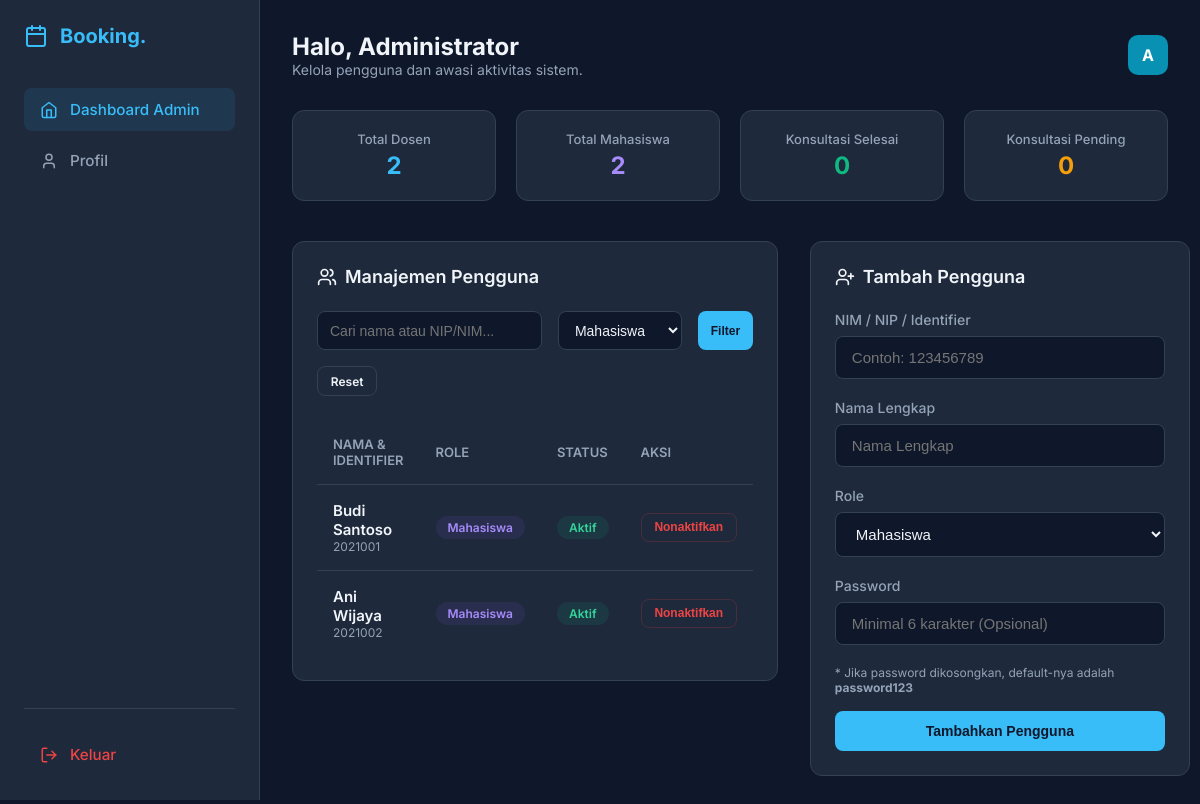
The page /admin/dashboard.php?role=mahasiswa (signed in) on the database its author committed.
### tables this page shows
CREATE TABLE users (
    id          INT AUTO_INCREMENT PRIMARY KEY,
    identifier  VARCHAR(50)  NOT NULL UNIQUE,    
    nama        VARCHAR(100) NOT NULL,
    password    VARCHAR(255) NOT NULL,            
    role        ENUM('mahasiswa','dosen','admin') NOT NULL,
    is_active   TINYINT(1)   NOT NULL DEFAULT 1,
    created_at  TIMESTAMP    NOT NULL DEFAULT CURRENT_TIMESTAMP,

    INDEX idx_identifier (identifier),
    INDEX idx_role (role)

);

### includes/auth.php (called while the page is built, shortened)
<?php
function require_role(string $role): ?array {
    return [
        'user_id' => $_SESSION['user_id'],
        'nama'    => $_SESSION['nama']    ?? '',
        'role'    => $_SESSION['role']    ?? '',
    ];
}

### admin/dashboard.php (the view, shortened to what this page needs)
<?php
require_once '../includes/auth.php';
$user = require_role('admin');
$pdo = get_pdo();
$stmt = $pdo->query("SELECT role, COUNT(*) as count FROM users GROUP BY role");
$users_count = ['mahasiswa' => 0, 'dosen' => 0, 'admin' => 0];
while ($row = $stmt->fetch()) {
    $users_count[$row['role']] = $row['count'];
}
$booking_count = ['pending' => 0, 'selesai' => 0];
$filter_role = $_GET['role'] ?? '';
$search = $_GET['search'] ?? '';
$sql = "SELECT id, identifier, nama, role, is_active, created_at FROM users WHERE id != ?";
$params = [$user['user_id']];
if ($filter_role) {
    $sql .= " AND role = ?";
    $params[] = $filter_role;
}
$sql .= " ORDER BY created_at DESC";
$stmt = $pdo->prepare($sql);
$stmt->execute($params);
$users_list = $stmt->fetchAll();
function get_initials(string $nama): string {
    $words = array_filter(explode(' ', trim($nama)));
    $init  = '';
    foreach (array_slice(array_values($words), 0, 2) as $w) {
        $init .= strtoupper($w[0]);
    }
    return $init;
}
function get_avatar_color(string $nama): string {
    $colors = ['#4F46E5','#7C3AED','#059669','#DC2626','#D97706','#0891B2'];
    $firstChar = !empty($nama) ? ord($nama[0]) : 0;
    return $colors[$firstChar % count($colors)];
}
?>
<!DOCTYPE html>
<html lang="id">
<head>
</head>
<body>
<aside class="sidebar">
    <a href="/admin/dashboard.php" class="sidebar-brand">
        <span>Booking.</span>
    </a>
    <nav class="sidebar-nav">
        <a href="/admin/dashboard.php" class="nav-item active">
            <svg xmlns="http://www.w3.org/2000/svg" width="18" height="18" viewBox="0 0 24 24" fill="none" stroke="currentColor" stroke-width="2" stroke-linecap="round" stroke-linejoin="round"><path d="m3 9 9-7 9 7v11a2 2 0 0 1-2 2H5a2 2 0 0 1-2-2z"/><polyline points="9 22 9 12 15 12 15 22"/></svg>
            Dashboard Admin
        </a>
        <a href="/profil.php" class="nav-item">
            <svg xmlns="http://www.w3.org/2000/svg" width="18" height="18" viewBox="0 0 24 24" fill="none" stroke="currentColor" stroke-width="2" stroke-linecap="round" stroke-linejoin="round"><path d="M19 21v-2a4 4 0 0 0-4-4H9a4 4 0 0 0-4 4v2"/><circle cx="12" cy="7" r="4"/></svg>
            Profil
        </a>
    </nav>
    <div class="sidebar-footer">
        <a href="/logout.php" class="nav-item" style="color: var(--red)">
            <svg xmlns="http://www.w3.org/2000/svg" width="18" height="18" viewBox="0 0 24 24" fill="none" stroke="currentColor" stroke-width="2" stroke-linecap="round" stroke-linejoin="round"><path d="M9 21H5a2 2 0 0 1-2-2V5a2 2 0 0 1 2-2h4"/><polyline points="16 17 21 12 16 7"/><line x1="21" x2="9" y1="12" y2="12"/></svg>
            Keluar
        </a>
    </div>
</aside>
<main class="main-content">
    <header class="header">
        <div>
            <h1 style="font-size: 1.5rem; font-weight: 700;">Halo, <?= htmlspecialchars($user['nama']) ?></h1>
            <p style="color: var(--text-muted); font-size: 0.875rem;">Kelola pengguna dan awasi aktivitas sistem.</p>
        </div>
        <div class="user-profile">
            <div class="avatar" style="background:<?= htmlspecialchars(get_avatar_color($user['nama'])) ?>">
                <?= htmlspecialchars(get_initials($user['nama'])) ?>
            </div>
        </div>
    </header>
    <div class="stats-grid">
        <div class="stat-card">
            <div class="stat-label">Total Dosen</div>
            <div class="stat-value" style="color: var(--accent)"><?= (int)$users_count['dosen'] ?></div>
        </div>
        <div class="stat-card">
            <div class="stat-label">Total Mahasiswa</div>
            <div class="stat-value" style="color: var(--purple, #a78bfa)"><?= (int)$users_count['mahasiswa'] ?></div>
        </div>
        <div class="stat-card">
            <div class="stat-label">Konsultasi Selesai</div>
            <div class="stat-value" style="color: var(--green)"><?= (int)$booking_count['selesai'] ?></div>
        </div>
        <div class="stat-card">
            <div class="stat-label">Konsultasi Pending</div>
            <div class="stat-value" style="color: var(--yellow)"><?= (int)$booking_count['pending'] ?></div>
        </div>
    </div>
    <div class="dashboard-layout">
        <div>
            <section class="section-card">
                <div class="section-title">
                    Manajemen Pengguna
                </div>
                <form class="filter-bar" method="GET">
                    <input type="text" name="search" placeholder="Cari nama atau NIP/NIM..." class="filter-input" value="<?= htmlspecialchars($search) ?>" style="flex: 1; min-width: 200px;">
                    <select name="role" class="filter-input">
                        <option value="mahasiswa" <?= $filter_role === 'mahasiswa' ? 'selected' : '' ?>>Mahasiswa</option>
                    </select>
                    <button type="submit" class="btn btn-primary btn-sm">Filter</button>
                    <?php if ($filter_role || $search): ?>
                        <a href="/admin/dashboard.php" class="btn btn-outline btn-sm">Reset</a>
                    <?php endif; ?>
                </form>
                <div class="table-container">
                    <table>
                        <thead>
                            <tr>
                                <th>Nama & Identifier</th>
                                <th>Role</th>
                                <th>Status</th>
                                <th>Aksi</th>
                            </tr>
                        </thead>
                        <tbody>
                            <?php if (empty($users_list)): ?>
                                <tr><td colspan="4" style="text-align: center; color: var(--text-muted);">Pengguna tidak ditemukan.</td></tr>
                            <?php else: ?>
                                <?php foreach ($users_list as $u): ?>
                                <tr>
                                    <td>
                                        <div style="font-weight: 600;"><?= htmlspecialchars($u['nama']) ?></div>
                                        <div style="font-size: 0.75rem; color: var(--text-muted);"><?= htmlspecialchars($u['identifier']) ?></div>
                                    </td>
                                    <td>
                                        <?php
                                        $rc = 'badge-dosen';
                                        if ($u['role'] === 'mahasiswa') $rc = 'badge-mahasiswa';
                                        ?>
                                        <span class="badge <?= $rc ?>"><?= ucfirst($u['role']) ?></span>
                                    </td>
                                    <td>
                                        <?php if ($u['is_active']): ?>
                                            <span class="badge badge-success">Aktif</span>
                                        <?php else: ?>
                                            <span class="badge badge-danger">Nonaktif</span>
                                        <?php endif; ?>
                                    </td>
                                    <td>
                                        <form method="POST" action="/admin/action_user.php" style="display:inline-block;" onsubmit="return confirm('Ubah status pengguna ini?')">
                                            <?php if ($u['is_active']): ?>
                                                <button type="submit" class="btn btn-outline btn-sm" style="color: var(--red); border-color: rgba(239, 68, 68, 0.2)">Nonaktifkan</button>
                                            <?php else: ?>
                                                <button type="submit" class="btn btn-outline btn-sm" style="color: var(--green); border-color: rgba(16, 185, 129, 0.2)">Aktifkan</button>
                                            <?php endif; ?>
                                        </form>
                                    </td>
                                </tr>
                                <?php endforeach; ?>
                            <?php endif; ?>
                        </tbody>
                    </table>
                </div>
            </section>
        </div>
        <div>
            <section class="section-card">
                <div class="section-title">
                    Tambah Pengguna
                </div>
                <form method="POST" action="/admin/action_user.php">
                    <div class="form-group">
                        <label>NIM / NIP / Identifier</label>
                        <input type="text" name="identifier" required placeholder="Contoh: 123456789">
                    </div>
                    <div class="form-group">
                        <label>Nama Lengkap</label>
                        <input type="text" name="nama" required placeholder="Nama Lengkap">
                    </div>
                    <div class="form-group">
                        <label>Role</label>
                        <select name="role" required>
                            <option value="mahasiswa">Mahasiswa</option>
                        </select>
                    </div>
                    <div class="form-group">
                        <label>Password</label>
                        <input type="text" name="password" placeholder="Minimal 6 karakter (Opsional)">
                    </div>
                    <div style="font-size: 0.75rem; color: var(--text-muted); margin-bottom: 1rem;">
                        * Jika password dikosongkan, default-nya adalah <strong>password123</strong>
                    </div>
                    <button type="submit" class="btn btn-primary" style="width: 100%">Tambahkan Pengguna</button>
                </form>
            </section>
        </div>
    </div>
</main>
</body>
</html>

### admin/dashboard.php (style rules this page uses)
*, *::before, *::after { box-sizing: border-box; margin: 0; padding: 0; }
:root { --bg-base : #0f172a; --bg-sidebar: #1e293b; --bg-card : #1e293b; --bg-input : #0f172a; --border : #334155; --text-main : #f1f5f9; --text-muted: #94a3b8; --accent : #38bdf8; --accent-hover : #0ea5e9; --green : #10b981; --yellow : #f59e0b; --red : #ef4444; --radius : 12px; --sidebar-width: 260px; }
body { font-family: 'Inter', system-ui, sans-serif; background: var(--bg-base); color: var(--text-main); min-height: 100vh; display: flex; }
.sidebar { width: var(--sidebar-width); background: var(--bg-sidebar); border-right: 1px solid var(--border); height: 100vh; position: sticky; top: 0; display: flex; flex-direction: column; padding: 1.5rem; flex-shrink: 0; }
.sidebar-brand { display: flex; align-items: center; gap: 0.75rem; font-weight: 700; font-size: 1.25rem; color: var(--accent); margin-bottom: 2.5rem; text-decoration: none; }
.sidebar-nav { display: flex; flex-direction: column; gap: 0.5rem; flex: 1; }
.nav-item { display: flex; align-items: center; gap: 0.75rem; padding: 0.75rem 1rem; color: var(--text-muted); text-decoration: none; border-radius: 8px; font-size: 0.95rem; font-weight: 500; transition: all 0.2s; }
.nav-item:hover, .nav-item.active { background: rgba(56, 189, 248, 0.1); color: var(--accent); }
.sidebar-footer { padding-top: 1.5rem; border-top: 1px solid var(--border); }
.main-content { flex: 1; padding: 2rem; max-width: 1200px; margin: 0 auto; width: 100%; overflow: hidden; }
.header { display: flex; justify-content: space-between; align-items: center; margin-bottom: 2rem; }
.user-profile { display: flex; align-items: center; gap: 1rem; }
.avatar { width: 40px; height: 40px; border-radius: 10px; display: flex; align-items: center; justify-content: center; font-weight: 700; color: white; }
.stats-grid { display: grid; grid-template-columns: repeat(auto-fit, minmax(200px, 1fr)); gap: 1.25rem; margin-bottom: 2.5rem; }
.stat-card { background: var(--bg-card); border: 1px solid var(--border); border-radius: var(--radius); padding: 1.25rem; text-align: center; }
.stat-label { color: var(--text-muted); font-size: 0.8125rem; font-weight: 500; margin-bottom: 0.25rem; }
.stat-value { font-size: 1.5rem; font-weight: 700; }
.dashboard-layout { display: grid; grid-template-columns: 1fr 380px; gap: 2rem; }
.section-card { background: var(--bg-card); border: 1px solid var(--border); border-radius: var(--radius); padding: 1.5rem; margin-bottom: 1.5rem; overflow: hidden; }
.section-title { font-size: 1.125rem; font-weight: 600; margin-bottom: 1.5rem; display: flex; align-items: center; gap: 0.5rem; }
.form-group { margin-bottom: 1.25rem; }
.form-group label { display: block; margin-bottom: 0.5rem; font-size: 0.875rem; font-weight: 500; color: var(--text-muted); }
.form-group input, .form-group select { width: 100%; padding: 0.75rem 1rem; background: var(--bg-input); border: 1px solid var(--border); border-radius: 8px; color: var(--text-main); font-size: 0.9375rem; }
.btn { display: inline-flex; align-items: center; justify-content: center; gap: 0.5rem; padding: 0.75rem 1.25rem; border-radius: 8px; font-weight: 600; font-size: 0.875rem; cursor: pointer; transition: all 0.2s; border: none; text-decoration: none; }
.btn-primary { background: var(--accent); color: #0f172a; }
.btn-outline { background: transparent; border: 1px solid var(--border); color: var(--text-main); }
.btn-sm { padding: 0.4rem 0.8rem; font-size: 0.75rem; }
.table-container { overflow-x: auto; }
table { width: 100%; border-collapse: collapse; }
th { text-align: left; padding: 1rem; color: var(--text-muted); font-size: 0.8125rem; font-weight: 600; text-transform: uppercase; border-bottom: 1px solid var(--border); }
td { padding: 1rem; border-bottom: 1px solid var(--border); font-size: 0.9375rem; }
tr:last-child td { border-bottom: none; }
.badge { display: inline-flex; align-items: center; padding: 0.25rem 0.75rem; border-radius: 9999px; font-size: 0.75rem; font-weight: 600; }
.badge-success { background: rgba(16, 185, 129, 0.1); color: #34d399; }
.badge-mahasiswa { background: rgba(139, 92, 246, 0.1); color: #a78bfa; }
.filter-bar { display: flex; gap: 1rem; margin-bottom: 1.5rem; flex-wrap: wrap; }
.filter-input { padding: 0.6rem 0.75rem; background: var(--bg-input); border: 1px solid var(--border); border-radius: 8px; color: var(--text-main); font-size: 0.875rem; }

### rows shown on the page
users: nama "Budi Santoso", identifier "2021001", role "Mahasiswa", is_active "Aktif"
users: nama "Ani Wijaya", identifier "2021002", role "Mahasiswa", is_active "Aktif"

### other values the page prints
$user['nama'] "Administrator"
get_initials($user['nama']) "A"
$users_count['dosen'] "2"
$users_count['mahasiswa'] "2"
$booking_count['selesai'] "0"
$booking_count['pending'] "0"
